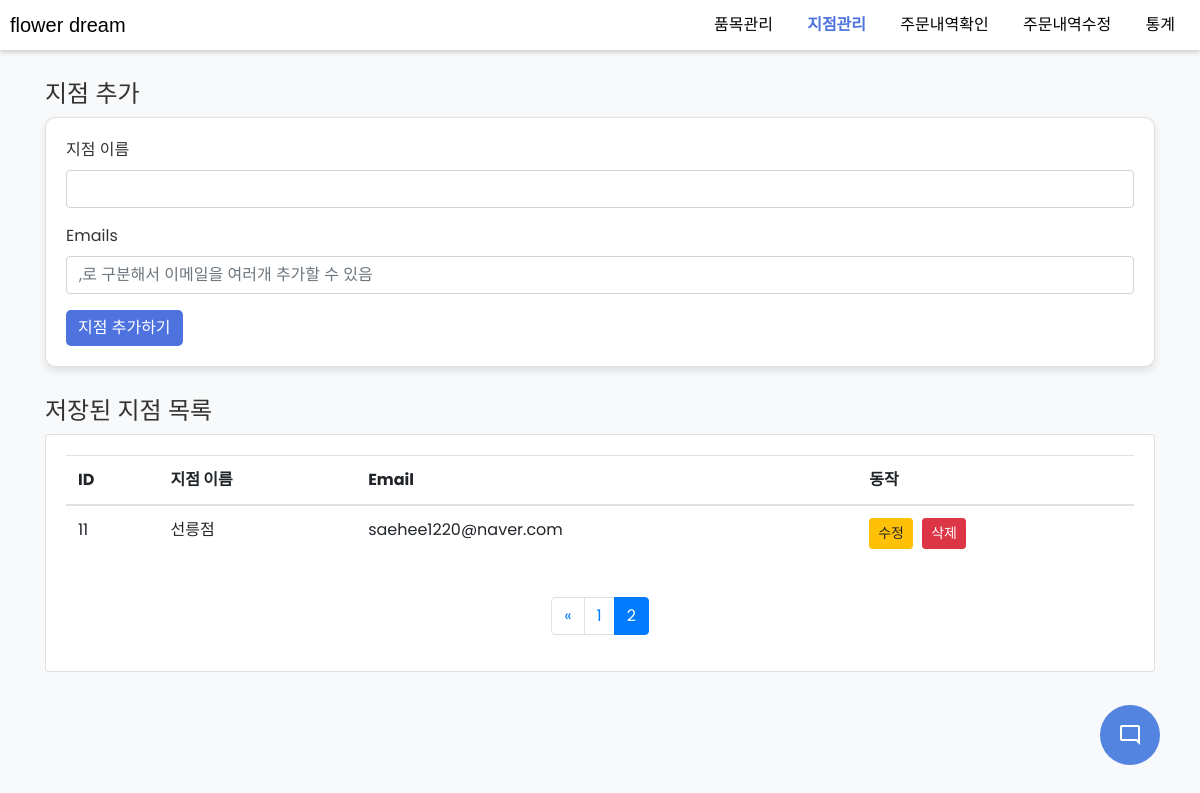
The app's page /branches?sort=id&page=2 with its own data.
### tables this page shows
CREATE TABLE branches (
            id INTEGER PRIMARY KEY,
            name TEXT NOT NULL,
            email TEXT NOT NULL
        );

### blueprints/branches.py (the view)
@branches_blueprint.route('/branches', methods=['GET', 'POST'])
def branches():
    db = get_db()
    cur = db.cursor()
    sort_query = request.args.get('sort', 'id')
    page = request.args.get('page', 1, type=int)
    per_page = 10
    offset = (page - 1) * per_page
    if request.method == 'POST':
        if 'delete' in request.form:
            branche_id = request.form['delete']
            cur.execute("DELETE FROM branches WHERE id = ?", (branche_id,))
            db.commit()
        elif 'branches_name' in request.form and 'emails' in request.form:
            branches_name = request.form['branches_name']
            emails = request.form['emails'].split(',')
            for email in emails:
                email = email.strip()
                if email:
                    cur.execute("INSERT INTO branches (name, email) VALUES (?, ?)", (branches_name, email))
                    db.commit()
        return redirect(url_for('branches.branches'))
    else:
        cur.execute(f"SELECT * FROM branches ORDER BY {sort_query} LIMIT ? OFFSET ?", (per_page, offset))
        branches = cur.fetchall()
        cur.execute("SELECT COUNT(*) FROM branches")
        total = cur.fetchone()[0]
        total_pages = (total + per_page - 1) // per_page
        return render_template('branches.html',
                               branches=branches,
                               page=page,
                               total_pages=total_pages,
                               current_sort=sort_query)

### blueprints/func.py (called while the page is built)
def get_db():
    if 'db' not in g:
        g.db = sqlite3.connect(DATABASE)
        g.db.row_factory = sqlite3.Row
    return g.db

### templates/branches.html (shortened to what this page needs)
{% extends "base.html" %}
{% block content %}
<div class="container" style="min-height: 100vh; padding-top: 80px; padding-bottom: 30px; background-color: #f8f9fa;">
    <h1 style="font-size: 24px; color: #333;">지점 추가</h1>
    <div class="card" style="background-color: #ffffff; border-radius: 10px; box-shadow: 0 4px 8px rgba(0,0,0,0.1); margin-bottom: 20px; padding: 20px;">
        <form method="post">
            <div class="form-group">
                <label for="branches_name" style="color: #333;">지점 이름</label>
                <input type="text" class="form-control" id="branches_name" name="branches_name" required>
            </div>
            <div class="form-group">
                <label for="emails" style="color: #333;">Emails</label>
                <input type="text" class="form-control" id="emails" name="emails" placeholder=",로 구분해서 이메일을 여러개 추가할 수 있음" required>
            </div>
            <button type="submit" class="btn btn-primary" style="background-color: #4e73df; border: none; border-radius: 5px;">지점 추가하기</button>
        </form>
    </div>
    <h2 style="font-size: 24px; color: #333; padding-top: 10px;">저장된 지점 목록</h2>
    <div class="card" style="padding: 20px;">
        <table class="table">
            <thead>
                <tr>
                    <th>ID</th>
                    <th>지점 이름</th>
                    <th>Email</th>
                    <th>동작</th>
                </tr>
            </thead>
            <tbody>
                {% for branch in branches %}
                <tr>
                    <td>{{ branch.id }}</td>
                    <td id="name_{{ branch.id }}">{{ branch.name }}</td>
                    <td id="email_{{ branch.id }}">{{ branch.email }}</td>
                    <td id="action_{{ branch.id }}" style="white-space: nowrap;">
                        <button onclick="editBranch({{ branch.id }})" class="btn btn-warning btn-sm" style="margin-right: 5px;">수정</button>
                        <form method="post" style="display: inline;">
                            <button type="submit" class="btn btn-danger btn-sm">삭제</button>
                        </form>
                    </td>
                </tr>
                {% endfor %}
            </tbody>
        </table>
        <nav aria-label="Page navigation example" style="margin-top: 20px;">
            <ul class="pagination justify-content-center">
                {% set start_page = page - 2 if page - 2 > 0 else 1 %}
                {% set end_page = start_page + 4 if start_page + 4 <= total_pages else total_pages %}
                {% if page > 1 %}
                    <li class="page-item">
                        <a class="page-link" href="{{ url_for('branches.branches', sort=current_sort, page=page-1) }}" aria-label="Previous">
                            <span aria-hidden="true">&laquo;</span>
                        </a>
                    </li>
                {% endif %}
                {% for i in range(start_page, end_page + 1) %}
                    <li class="page-item {% if i == page %}active{% endif %}">
                        <a class="page-link" href="{{ url_for('branches.branches', sort=current_sort, page=i) }}">{{ i }}</a>
                    </li>
                {% endfor %}
            </ul>
        </nav>
    </div>
</div>
{% endblock %}

### static/css/chatbot.css (style rules this page uses)
* { margin: 0; padding: 0; box-sizing: border-box; font-family: "Poppins", sans-serif ; }
body { background: #e3f2fd; }

### static/css/custom-navbar.css (style rules this page uses)
body, html { margin: 0; padding: 0; font-family: Arial, sans-serif; background-color: rgb(192, 88, 88); }

### records on screen
branches: id "11", name "선릉점", email "saehee1220@naver.com"

### other values on screen
{{ i }} "1" "2"
